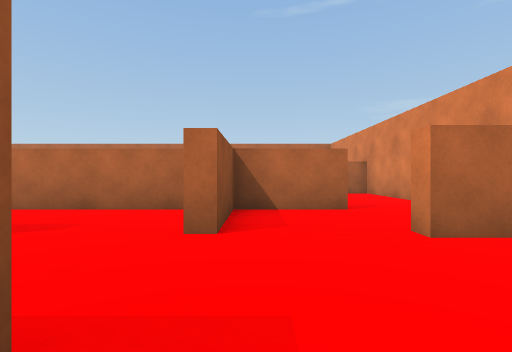
View 1 (above)

19 first-person views from a walk through a Unity game level. The camera is 0.52 m above the floor, looks level and sees 85° across. The floor is counted in squares, 1 m on a side. Each view is taken from the middle of a square. On the plan, view 1 faces up. The plan holds only what a view shows up to about 9 squares ahead; the rest is blank. Surface patterns are stand-ins for the level's own textures.

View 2
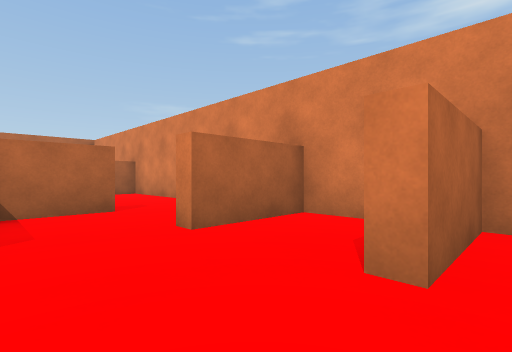

View 3
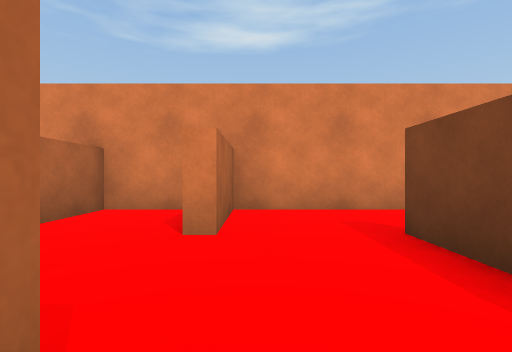

View 4
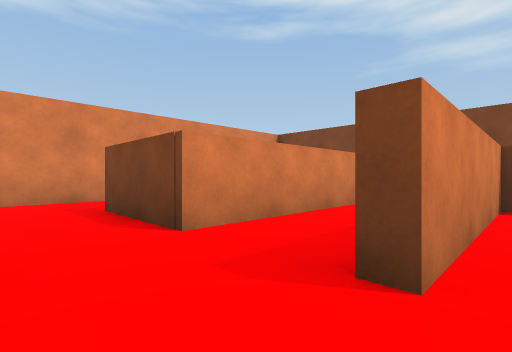

View 5
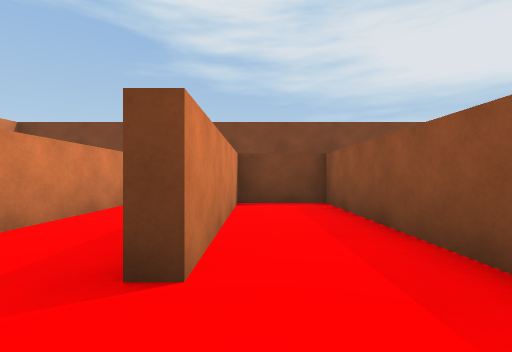

View 6
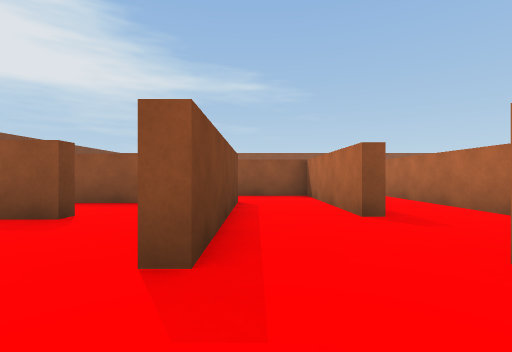

View 7
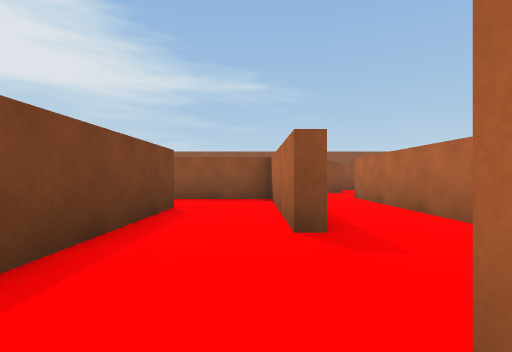

View 8
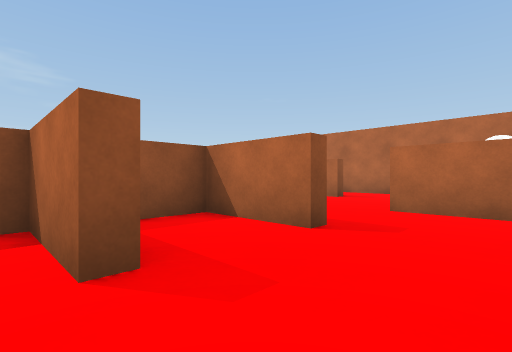

View 9
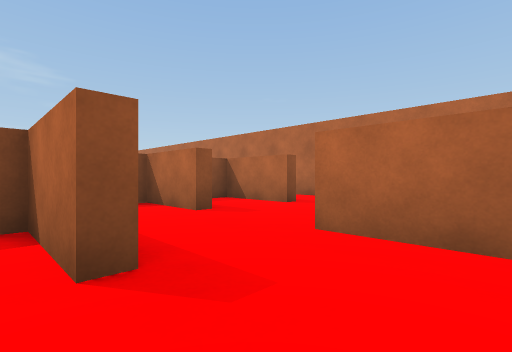

View 10
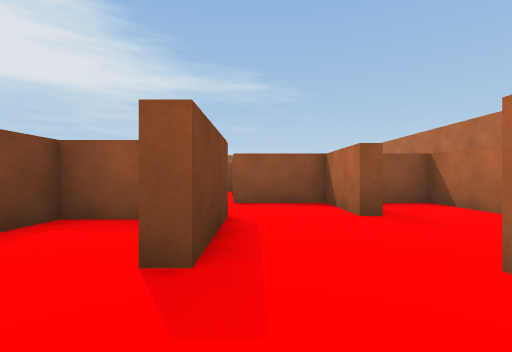

View 11
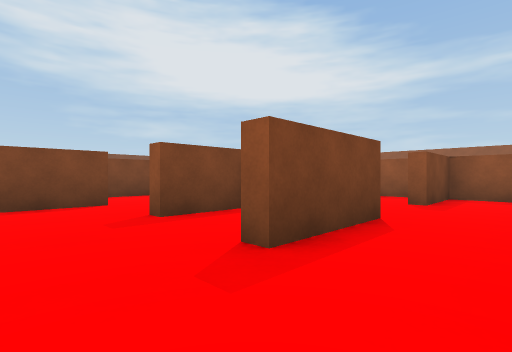

View 12
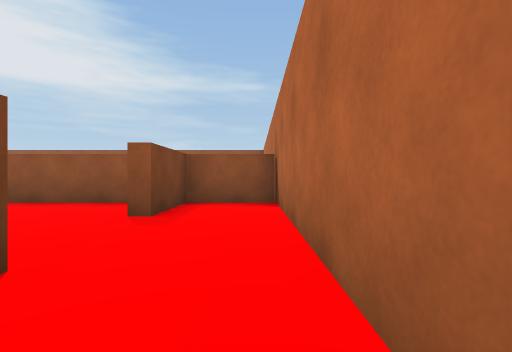

View 13
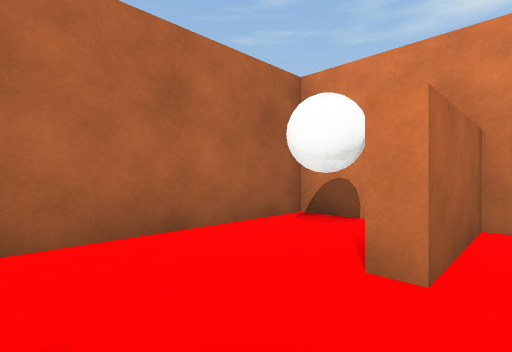

View 14
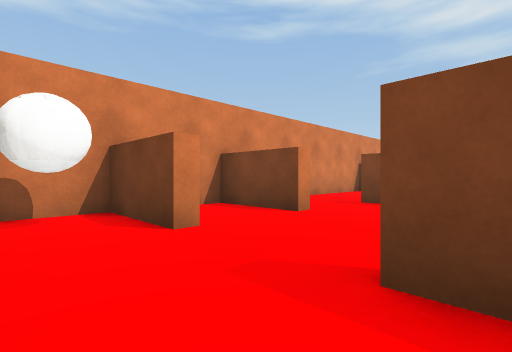

View 15
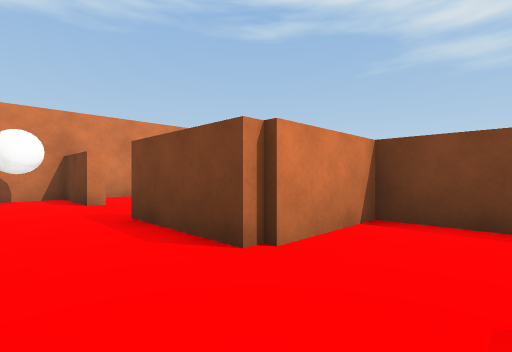

View 16
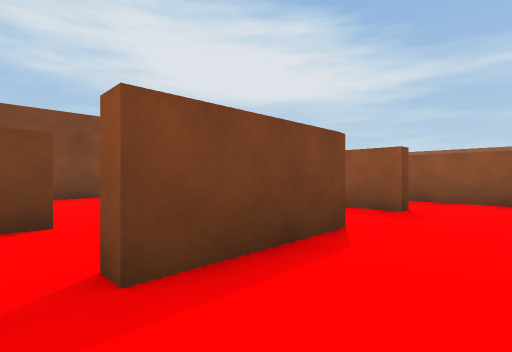

View 17
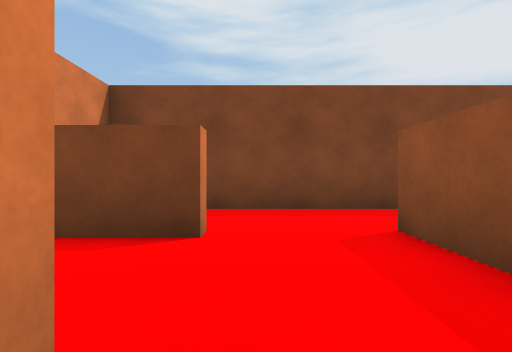

View 18
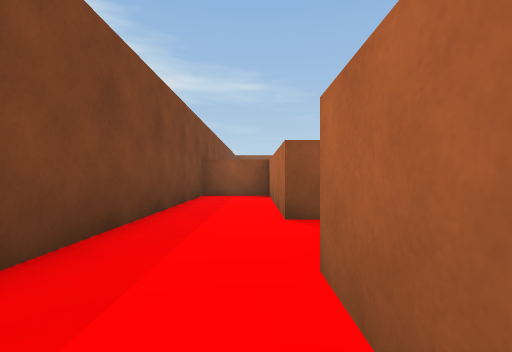

View 19
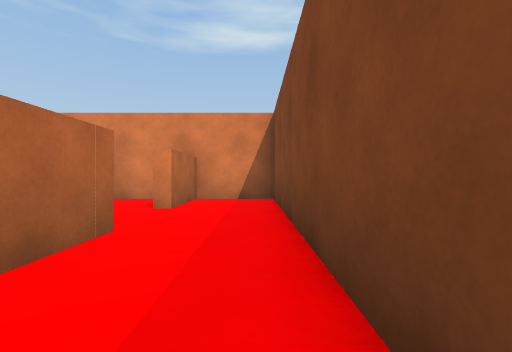

### Floor plan
Key: @ floor where view 1 was taken; # wall or solid block; . floor; B ball.
Columns run from 9 left of view 1 to 4 right of it. Each row starts with its distance up from view 1.
 13   ##########
 12    #.......BB
 11   ###..##..BB
 10    #...#.....#
  9    #.####..###
  8    #.# #.....#
  7    ### #.##..#
  6    #.....#...#
  5 .. ########..#
  4 #........#...#
  3    ####..#.###
  2    #.........#
  1    #.####..###
  0    # #...@...#
 -1      #...##..#
 -2      #.#.#...#
 -3      #.#.#.###
 -4      #.#.#...#
 -5      #####.###
 -6      #.......#
 -7      #.......#
 -8      #########

Positions as (right, up) in squares from view 1, and headings:
1: (0, 0), facing up
2: (0, 0), facing up-right
3: (-1, 0), facing right
4: (-3, 0), facing down-right
5: (-3, 0), facing down
6: (1, 1), facing left
7: (0, 2), facing left
8: (3, 4), facing up-left
9: (3, 6), facing up-left
10: (3, 7), facing left
11: (1, 12), facing down-left
12: (-1, 12), facing left
13: (0, 10), facing up-right
14: (-1, 12), facing down-right
15: (-4, 12), facing down-right
16: (2, 0), facing down-left
17: (1, -3), facing down
18: (3, -6), facing left
19: (-3, -7), facing right
